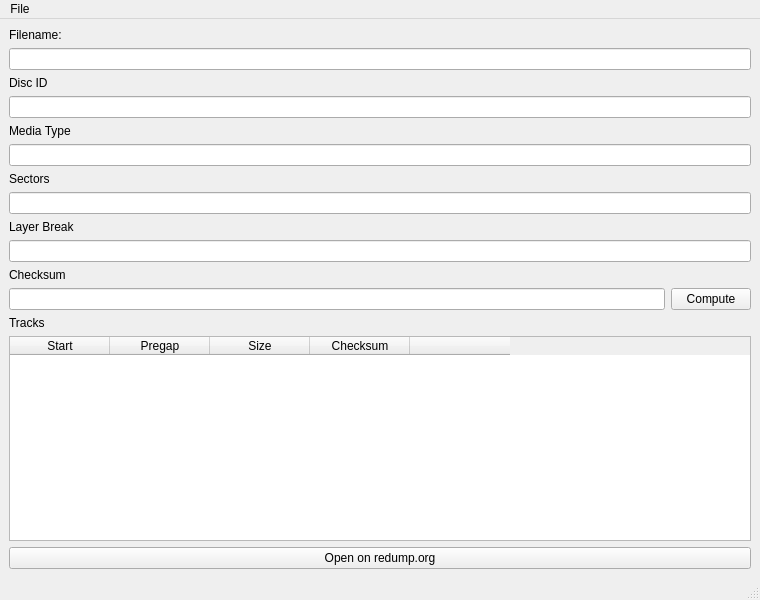
<?xml version="1.0" encoding="UTF-8"?>
<ui version="4.0">
 <class>MainWindow</class>
 <widget class="QMainWindow" name="MainWindow">
  <property name="geometry">
   <rect>
    <x>0</x>
    <y>0</y>
    <width>760</width>
    <height>600</height>
   </rect>
  </property>
  <property name="windowTitle">
   <string>DiscChecker</string>
  </property>
  <widget class="QWidget" name="verticalLayoutWidget">
   <layout class="QVBoxLayout" name="verticalLayout">
    <item>
     <widget class="QLabel" name="filenameLabel">
      <property name="text">
       <string>Filename:</string>
      </property>
     </widget>
    </item>
    <item>
     <widget class="QLineEdit" name="filenameEdit"/>
    </item>
    <item>
     <widget class="QLabel" name="discIdLabel">
      <property name="text">
       <string>Disc ID</string>
      </property>
     </widget>
    </item>
    <item>
     <widget class="QLineEdit" name="discIdEdit">
      <property name="readOnly">
       <bool>true</bool>
      </property>
     </widget>
    </item>
    <item>
     <widget class="QLabel" name="mediaTypeLabel">
      <property name="text">
       <string>Media Type</string>
      </property>
     </widget>
    </item>
    <item>
     <widget class="QLineEdit" name="mediaTypeEdit">
      <property name="readOnly">
       <bool>true</bool>
      </property>
     </widget>
    </item>
    <item>
     <widget class="QLabel" name="sectorsLabel">
      <property name="text">
       <string>Sectors</string>
      </property>
     </widget>
    </item>
    <item>
     <widget class="QLineEdit" name="sectorsEdit">
      <property name="readOnly">
       <bool>true</bool>
      </property>
     </widget>
    </item>
    <item>
     <widget class="QLabel" name="layerBreakLabel">
      <property name="text">
       <string>Layer Break</string>
      </property>
     </widget>
    </item>
    <item>
     <widget class="QLineEdit" name="layerBreakEdit">
      <property name="readOnly">
       <bool>true</bool>
      </property>
     </widget>
    </item>
    <item>
     <widget class="QLabel" name="checksumLabel">
      <property name="text">
       <string>Checksum</string>
      </property>
     </widget>
    </item>
    <item>
     <layout class="QHBoxLayout" name="checksumLayout">
      <item>
       <widget class="QLineEdit" name="checksumEdit">
        <property name="readOnly">
         <bool>true</bool>
        </property>
       </widget>
      </item>
      <item>
       <widget class="QPushButton" name="computeChecksumButton">
        <property name="text">
         <string>Compute</string>
        </property>
       </widget>
      </item>
     </layout>
    </item>
    <item>
     <widget class="QLabel" name="tracksLabel">
      <property name="text">
       <string>Tracks</string>
      </property>
     </widget>
    </item>
    <item>
     <widget class="QTableWidget" name="tracksListView">
      <property name="sizePolicy">
       <sizepolicy hsizetype="Expanding" vsizetype="Expanding">
        <horstretch>0</horstretch>
        <verstretch>1</verstretch>
       </sizepolicy>
      </property>
      <column>
       <property name="text">
        <string>Start</string>
       </property>
      </column>
      <column>
       <property name="text">
        <string>Pregap</string>
       </property>
      </column>
      <column>
       <property name="text">
        <string>Size</string>
       </property>
      </column>
      <column>
       <property name="text">
        <string>Checksum</string>
       </property>
      </column>
      <column>
       <property name="text">
        <string/>
       </property>
      </column>
     </widget>
    </item>
    <item>
     <widget class="QPushButton" name="openRedumpButton">
      <property name="text">
       <string>Open on redump.org</string>
      </property>
     </widget>
    </item>
   </layout>
  </widget>
  <widget class="QMenuBar" name="menubar">
   <property name="geometry">
    <rect>
     <x>0</x>
     <y>0</y>
     <width>760</width>
     <height>24</height>
    </rect>
   </property>
   <widget class="QMenu" name="menuFile">
    <property name="title">
     <string>File</string>
    </property>
    <addaction name="actionOpenDiscImage"/>
   </widget>
   <addaction name="menuFile"/>
  </widget>
  <widget class="QStatusBar" name="statusbar"/>
  <action name="actionOpenDiscImage">
   <property name="text">
    <string>Open Disc Image...</string>
   </property>
  </action>
 </widget>
 <resources/>
 <connections/>
</ui>
